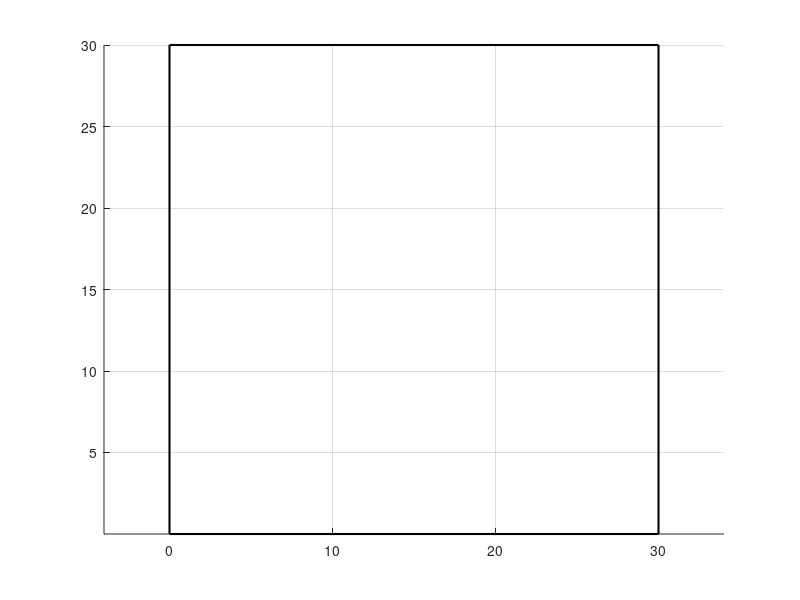

MATLAB code to generate this figure:
function result = run_day7_sequential_planning_demo(save_outputs, options)
%RUN_DAY7_SEQUENTIAL_PLANNING_DEMO 复用Day6搜索器执行Day7四车顺序规划。
% 输入：save_outputs为是否写Day7独立结果；options.fault_event可选故障停车事件。
% 故障事件需要cause、failed_vehicle_id和affected_vehicles；受影响车记录
% 需要id、prefix_path、stopped_state=[x,y,theta,0,t]，前缀必须由有效控制生成。
% 输出：result包含四车路径/搜索统计、全车对连续碰撞与独立资源块检查、计时。
% 故障重规划按Day7排序：未受影响车辆先规划，受影响车辆使用已验证安全停车
% 前缀，再依故障后优先级从停车点规划剩余路径。所有资源均在Day7副本中处理。

if nargin < 1, save_outputs = true; end
if nargin < 2, options = struct(); end
if ~islogical(save_outputs) || ~isscalar(save_outputs)
    error('Day7:InvalidArgument','save_outputs必须是逻辑标量。');
end
if ~isstruct(options) || ~isscalar(options)
    error('Day7:InvalidArgument','options必须是标量结构体。');
end

total_timer = tic;
this_dir = fileparts(mfilename('fullpath'));
project_dir = fileparts(fileparts(this_dir));
config_dir = fullfile(project_dir,'config');
output_dir = fullfile(project_dir,'outputs','day7_four_vehicle');
result = struct('valid',false,'stage','day7_four_vehicle_sequential_planning', ...
    'reason','not_started','planning_order',{{}},'fault_event_summary',struct(), ...
    'pose_validation',struct(),'per_vehicle',struct([]),'paths',{{}}, ...
    'pairwise_validation',struct([]),'timings',struct(),'output_files',struct());
geometry=geometryOrEmpty(); vehicle=vehicleOrEmpty();

try
    vehicle = jsondecode(fileread(fullfile(config_dir,'vehicle_config_day7.json')));
    map_config = jsondecode(fileread(fullfile(config_dir,'map_config_day7.json')));
    planner = jsondecode(fileread(fullfile(config_dir,'planner_config_day7.json')));
    scenario = jsondecode(fileread(fullfile(config_dir,'scenario_day7_four_vehicle.json')));
    validateScenario(scenario);

    % 保持Day6代价与碰撞判据，由Day7隔离配置提供参数。
    planner.vhybrid.heuristic_weight = planner.day6.search_heuristic_weight;
    planner.vhybrid.heuristic_method = planner.day6.heuristic_method;
    delta_limit=vehicle.steering.maximum_steer_rad;
    if isfield(planner.dynamics,'delta_max_rad')
        delta_limit=min(delta_limit,planner.dynamics.delta_max_rad);
    end
    planner.vhybrid.minimum_turning_radius_m = vehicle.dimensions_m.wheelbase/tan(delta_limit);
    validate_st_occupancy_config(planner);
    geometry = summon_map(map_config);
    [ordered_vehicles,original_order] = sortVehicles(scenario.vehicles);
    n = numel(ordered_vehicles);
    result.planning_order = {ordered_vehicles.id};
    result.timings = struct('configuration_s',toc(total_timer), ...
        'per_vehicle_s',zeros(n,1),'planning_s',0,'pairwise_validation_s',0, ...
        'plot_s',0,'animation_s',0,'table_output_s',0, ...
        'file_output_s',0,'total_runtime_s',0);
    result.per_vehicle = repmat(vehicleRecord(),n,1);
    result.paths = cell(n,1);
    % 即使位姿或后续配置检查失败，状态表仍能标识全部车辆及其起终点。
    for k = 1:n
        result.per_vehicle(k) = vehicleRecord(ordered_vehicles(k));
        [start_state,goal_state] = vehicleStates(ordered_vehicles(k));
        result.per_vehicle(k).start_state = start_state;
        result.per_vehicle(k).goal_state = goal_state;
    end

    [pose_ok,pose_report] = validatePoses(ordered_vehicles,geometry,vehicle,planner);
    result.pose_validation = pose_report;
    if ~pose_ok
        result.reason = 'invalid_pose_or_initial_overlap';
        result = finishDay7(result,save_outputs,output_dir,total_timer,geometry,vehicle);
        return;
    end

    % 地图内静态配置和停车驻留规则均使用Day7副本。
    resource_planner = planner;
    resource_planner.st_occupancy.safety_distance_m = max( ...
        resource_planner.st_occupancy.safety_distance_m, ...
        planner.day6.minimum_safety_distance_m/2);
    resource_planner.st_occupancy.trajectory_end_policy = 'hold_until_t_max';
    static_map = st_occupancy_map(resource_planner,geometry);
    [static_map,~] = mark_static_obstacles(static_map,geometry,vehicle);

    if isfield(options,'fault_event') && ~isempty(options.fault_event)
        [fault_ok,fault_data,fault_message] = validateFaultEvent(options.fault_event, ...
            ordered_vehicles,geometry,vehicle,planner);
        if ~fault_ok
            result.reason = 'invalid_fault_event';
            result.fault_event_summary = struct('valid',false,'message',fault_message);
            result = finishDay7(result,save_outputs,output_dir,total_timer,geometry,vehicle);
            return;
        end
        result.fault_event_summary = struct('valid',true,'cause',fault_data.cause, ...
            'failed_vehicle_id',fault_data.failed_vehicle_id, ...
            'affected_vehicle_ids',{fault_data.affected_ids}, ...
            'safe_stop_times',fault_data.stop_times);
        [fault_order,assigned_priority] = day7_fault_replan_order( ...
            ordered_vehicles,fault_data.affected_ids);
        fault_data.replan_ids=fault_order(ismember(fault_order,fault_data.affected_ids));
        result.planning_order = fault_order;
        for k = 1:n
            result.per_vehicle(k).effective_priority = assigned_priority(k);
        end
        [plan_ok,result] = planFaultScenario(result,ordered_vehicles,original_order, ...
            fault_data,static_map,geometry,vehicle,planner);
    else
        [plan_ok,result] = planNominalScenario(result,ordered_vehicles,static_map, ...
            geometry,vehicle,planner);
    end

    if ~plan_ok
        pair_timer = tic;
        [pairs,~] = validateAllPairs(result.paths,{ordered_vehicles.id}, ...
            geometry,vehicle,planner,resource_planner);
        result.pairwise_validation = pairs;
        result.timings.pairwise_validation_s = toc(pair_timer);
        result.reason = 'vehicle_search_failed';
        result = finishDay7(result,save_outputs,output_dir,total_timer,geometry,vehicle);
        return;
    end
    pair_timer = tic;
    [pairs,pairs_ok] = validateAllPairs(result.paths,{ordered_vehicles.id}, ...
        geometry,vehicle,planner,resource_planner);
    result.pairwise_validation = pairs;
    result.timings.pairwise_validation_s = toc(pair_timer);
    result.valid = pairs_ok && all([result.per_vehicle.valid]);
    if result.valid, result.reason = 'passed';
    else, result.reason = 'pairwise_collision_or_resource_overlap'; end
catch exception
    % 配置、接口或故障前缀错误均写成可定位的Day7失败结果。
    result.valid = false;
    result.reason = 'day7_runner_error';
    result.failure = struct('identifier',exception.identifier,'message',exception.message, ...
        'stack',exception.stack);
end
result = finishDay7(result,save_outputs,output_dir,total_timer,geometry,vehicle);
end

function [ok,result] = planNominalScenario(result,vehicles,static_map,geometry,vehicle,planner)
%PLANNOMINALSCENARIO 按初始priority逐辆规划并立刻预留真实轨迹。
ok = false; st_map = static_map; obstacles = emptyObstacles();
for k = 1:numel(vehicles)
    [start_state,goal_state] = vehicleStates(vehicles(k));
    timer = tic;
    search_planner = plannerForVehicle(planner,vehicles(k).id);
    path = summon_vhybrid_astar(start_state,goal_state,geometry,vehicle,search_planner,st_map,obstacles);
    elapsed = toc(timer);
    result.timings.per_vehicle_s(k) = elapsed;
    result.timings.planning_s = result.timings.planning_s+elapsed;
    result = putPath(result,k,path,start_state,goal_state,elapsed,vehicles(k).priority);
    if ~path.valid
        result.per_vehicle(k).failure_diagnostics = path.failure_diagnostics;
        result.per_vehicle(k).reason = sprintf('search_error_%d',path.error_code);
        result.failure = summarizeSearchFailure(vehicles(k).id,path);
        return;
    end
    [st_map,~] = mark_trajectory_occupancy(st_map,path,vehicle,vehicles(k).id);
    obstacle = dynamic_vehicle_obstacle(path,vehicle,vehicles(k).id,planner);
    obstacles(end+1,1) = obstacle; %#ok<AGROW>
    st_map = prepare_dynamic_context(st_map,obstacles);
end

ok = true;
end

function planner = plannerForVehicle(planner,vehicle_id)
%PLANNERFORVEHICLE 应用 Day7 显式声明的逐车启发函数覆盖。
% 覆盖只改变搜索节点排序，不改变运动学、代价权重或碰撞判据。
if ~isfield(planner,'day7_vehicle_search_overrides') || ...
        ~isstruct(planner.day7_vehicle_search_overrides) || ...
        ~isfield(planner.day7_vehicle_search_overrides,vehicle_id)
    return;
end
override = planner.day7_vehicle_search_overrides.(vehicle_id);
if ~isstruct(override) || ~isscalar(override) || isempty(fieldnames(override))
    error('Day7:InvalidVehicleSearchOverride', ...
        '逐车覆盖必须为非空标量结构体。');
end
allowed = {'heuristic_method','goal_connection_selection', ...
    'solution_refinement_time_s','goal_connection_cost_pruning_enabled', ...
    'heuristic_weight','reverse_penalty'};
unknown = setdiff(fieldnames(override),allowed);
if ~isempty(unknown)
    error('Day7:InvalidVehicleSearchOverride', ...
        '逐车搜索覆盖包含未知字段：%s。',strjoin(unknown,', '));
end
if isfield(override,'heuristic_method')
    method = override.heuristic_method;
    if ~((ischar(method) && isrow(method)) || (isstring(method) && isscalar(method))) || ...
            ~any(strcmp(char(method),{'dubins','euclidean','kinematic_lower_bound'}))
        error('Day7:InvalidVehicleSearchOverride', ...
            '逐车 heuristic_method 必须为 dubins、euclidean 或 kinematic_lower_bound。');
    end
    planner.vhybrid.heuristic_method = char(method);
end
if isfield(override,'goal_connection_selection')
    selection = override.goal_connection_selection;
    if ~((ischar(selection) && isrow(selection)) || ...
            (isstring(selection) && isscalar(selection))) || ...
            ~any(strcmp(char(selection),{'first_feasible','lowest_cost'}))
        error('Day7:InvalidVehicleSearchOverride', ...
            'goal_connection_selection 必须为 first_feasible 或 lowest_cost。');
    end
    planner.vhybrid.goal_connection_selection = char(selection);
end
if isfield(override,'solution_refinement_time_s')
    budget = override.solution_refinement_time_s;
    if ~isnumeric(budget) || ~isreal(budget) || ~isscalar(budget) || ...
            ~isfinite(budget) || budget < 0
        error('Day7:InvalidVehicleSearchOverride', ...
            'solution_refinement_time_s 必须为有限且非负的实数标量。');
    end
    planner.vhybrid.solution_refinement_time_s = double(budget);
end
if isfield(override,'goal_connection_cost_pruning_enabled')
    pruning = override.goal_connection_cost_pruning_enabled;
    if ~islogical(pruning) || ~isscalar(pruning)
        error('Day7:InvalidVehicleSearchOverride', ...
            'goal_connection_cost_pruning_enabled 必须为逻辑标量。');
    end
    planner.vhybrid.goal_connection_cost_pruning_enabled = pruning;
end
if isfield(override,'heuristic_weight')
    weight = override.heuristic_weight;
    if ~isnumeric(weight) || ~isreal(weight) || ~isscalar(weight) || ...
            ~isfinite(weight) || weight <= 0
        error('Day7:InvalidVehicleSearchOverride', ...
            'heuristic_weight 必须为正有限实数标量。');
    end
    planner.vhybrid.heuristic_weight = double(weight);
end
if isfield(override,'reverse_penalty')
    penalty = override.reverse_penalty;
    if ~isnumeric(penalty) || ~isreal(penalty) || ~isscalar(penalty) || ...
            ~isfinite(penalty) || penalty < 0
        error('Day7:InvalidVehicleSearchOverride', ...
            'reverse_penalty 必须为有限且非负实数标量。');
    end
    planner.vhybrid.reverse_penalty = double(penalty);
end
end

function failure = summarizeSearchFailure(vehicle_id,path)
%SUMMARIZESEARCHFAILURE 提取首个动态冲突，保留完整搜索统计供审计。
failure = struct('vehicle_id',vehicle_id,'error_code',double(path.error_code), ...
    'search_reason','','conflict_reason','none_recorded','conflict_vehicle_id','', ...
    'conflict_time_s',NaN,'conflict_position_xy',[NaN,NaN], ...
    'search_statistics',path.search_statistics,'failure_diagnostics',path.failure_diagnostics);
if isfield(path.failure_diagnostics,'reason')
    failure.search_reason = path.failure_diagnostics.reason;
end
examples = {};
if isfield(path.search_statistics,'conflict_examples')
    examples = path.search_statistics.conflict_examples;
end
for k = 1:numel(examples)
    example = examples{k};
    if ~isstruct(example) || ~isfield(example,'collision') || ~example.collision, continue; end
    failure.conflict_reason = example.reason;
    if isfield(example,'obstacle_id'), failure.conflict_vehicle_id = example.obstacle_id; end
    if isfield(example,'conflict_time_s'), failure.conflict_time_s = example.conflict_time_s; end
    if isfield(example,'conflict_position_xy'), failure.conflict_position_xy = example.conflict_position_xy; end
    break;
end
end

function [ok,result] = planFaultScenario(result,vehicles,original_order,fault, ...
    static_map,geometry,vehicle,planner)
%PLANFAULTSCENARIO 先规划未受影响车辆，再按降级优先级规划受影响车的后缀。
ok = false; affected = fault.affected_ids;
for k = 1:numel(vehicles)
    if ismember(vehicles(k).id,affected)
        result.paths{k} = fault.prefix_paths{k};
        result.per_vehicle(k).prefix_point_count = numel(fault.prefix_paths{k}.t);
    end
end

% 所有故障车前缀和安全停车驻留先作为约束加入，防止其他车辆穿过事故现场。
st_map = static_map; obstacles = emptyObstacles();
for k = 1:numel(vehicles)
    if ~ismember(vehicles(k).id,affected), continue; end
    prefix = fault.prefix_paths{k};
    [st_map,~] = mark_trajectory_occupancy(st_map,prefix,vehicle,vehicles(k).id);
    obstacles(end+1,1) = dynamic_vehicle_obstacle(prefix,vehicle,vehicles(k).id,planner); %#ok<AGROW>
end
st_map = prepare_dynamic_context(st_map,obstacles);

% 未受故障影響車輛保持原始優先級，在安全停车前缀的约束下先行规划。
unaffected_indices = original_order(~ismember({vehicles(original_order).id},affected));
for index = unaffected_indices
    [start_state,goal_state] = vehicleStates(vehicles(index));
    timer = tic;
    search_planner = plannerForVehicle(planner,vehicles(index).id);
    path = summon_vhybrid_astar(start_state,goal_state,geometry,vehicle,search_planner,st_map,obstacles);
    elapsed = toc(timer);
    result.timings.per_vehicle_s(index) = elapsed;
    result.timings.planning_s = result.timings.planning_s+elapsed;
    result = putPath(result,index,path,start_state,goal_state,elapsed,vehicles(index).priority);
    if ~path.valid
        result.per_vehicle(index).failure_diagnostics = path.failure_diagnostics;
        result.per_vehicle(index).reason = sprintf('search_error_%d',path.error_code);
        result.failure = summarizeSearchFailure(vehicles(index).id,path);
        return;
    end
    [st_map,~] = mark_trajectory_occupancy(st_map,path,vehicle,vehicles(index).id);
    obstacles(end+1,1) = dynamic_vehicle_obstacle(path,vehicle,vehicles(index).id,planner); %#ok<AGROW>
    st_map = prepare_dynamic_context(st_map,obstacles);
end

% 按故障后顺序构造每辆车的其他车辆地图：未处理受影响车辆仍停在其安全停车点。
for k = 1:numel(fault.replan_ids)
    id = fault.replan_ids{k};
    index = find(strcmp({vehicles.id},id),1);
    if isempty(index), error('Day7:FaultOrder','故障后顺序含未知车辆。'); end
    prefix = fault.prefix_paths{index};
    start_state = fault.stopped_states(index,:);
    [~,goal_state] = vehicleStates(vehicles(index));
    [local_map,local_obstacles] = buildOtherVehicleContext(index,vehicles, ...
        result.paths,fault.prefix_paths,affected,static_map,vehicle,planner);
    options = struct('initial_gear',prefix.gear(end));
    timer = tic;
    search_planner = plannerForVehicle(planner,id);
    suffix = summon_vhybrid_astar(start_state,goal_state,geometry,vehicle,search_planner, ...
        local_map,local_obstacles,options);
    elapsed = toc(timer);
    result.timings.per_vehicle_s(index) = elapsed;
    result.timings.planning_s = result.timings.planning_s+elapsed;
    result.per_vehicle(index).planning_time_s = elapsed;
    result.per_vehicle(index).suffix_planning_time_s = elapsed;
    if ~suffix.valid
        result.per_vehicle(index).valid = false;
        result.per_vehicle(index).error_code = double(suffix.error_code);
        result.per_vehicle(index).search_statistics = suffix.search_statistics;
        result.per_vehicle(index).failure_diagnostics = suffix.failure_diagnostics;
        result.per_vehicle(index).reason = sprintf('suffix_search_error_%d',suffix.error_code);
        result.failure = summarizeSearchFailure(vehicles(index).id,suffix);
        % 保留已验证安全的停车前缀；失败后缀不会伪装成完整轨迹。
        return;
    end
    merged = mergePrefixSuffix(prefix,suffix,goal_state,vehicle,planner,geometry);
    result = putPath(result,index,merged, ...
        [merged.x(1),merged.y(1),merged.theta(1),merged.v(1),merged.t(1)], ...
        goal_state,elapsed,result.per_vehicle(index).effective_priority);
    result.per_vehicle(index).prefix_point_count = numel(prefix.t);
    result.per_vehicle(index).suffix_planning_time_s = elapsed;
    if ~merged.valid
        result.per_vehicle(index).valid = false;
        result.per_vehicle(index).reason = 'merged_prefix_suffix_validation_failed';
        result.failure = struct('vehicle_id',vehicles(index).id, ...
            'reason','merged_prefix_suffix_validation_failed', ...
            'kinematic_validation',merged.kinematic_validation, ...
            'final_position_error_m',merged.final_position_error_m, ...
            'final_heading_error_rad',merged.final_heading_error_rad, ...
            'final_speed_error_mps',merged.final_speed_error_mps);
        return;
    end
end
ok = true;
end

function [st_map,obstacles] = buildOtherVehicleContext(ego_index,vehicles,paths, ...
    prefixes,affected,static_map,vehicle,planner)
%BUILDOTHERVEHICLECONTEXT 重建Day5占用，排除当前自车并保留其他故障车停车位。
st_map = static_map; obstacles = emptyObstacles();
for j = 1:numel(vehicles)
    if j==ego_index, continue; end
    candidate = paths{j};
    if isempty(candidate) || ~isstruct(candidate) || ~isfield(candidate,'valid') || ~candidate.valid
        if ismember(vehicles(j).id,affected), candidate = prefixes{j}; else, continue; end
    end
    [st_map,~] = mark_trajectory_occupancy(st_map,candidate,vehicle,vehicles(j).id);
    obstacles(end+1,1) = dynamic_vehicle_obstacle(candidate,vehicle,vehicles(j).id,planner); %#ok<AGROW>
end
st_map = prepare_dynamic_context(st_map,obstacles);
end

function merged = mergePrefixSuffix(prefix,suffix,goal,vehicle,planner,geometry)
%MERGEPREFIXSUFFIX 共用安全停車狀態只保留一次，並重放整條真實控制序列。
merged = suffix;
if isempty(suffix.t), return; end
sample_fields = {'x','y','theta','v','t','acceleration','steering_angle', ...
    'travelled_distance','direction','gear','is_gear_change'};
for k = 1:numel(sample_fields)
    name = sample_fields{k};
    if ~isfield(prefix,name) || ~isfield(suffix,name), continue; end
    a = prefix.(name); b = suffix.(name);
    merged.(name) = [a(:);b(2:end)];
end
merged.valid = false;
merged.goal_pose = goal(1:3);
merged.final_position_error_m = hypot(merged.x(end)-goal(1),merged.y(end)-goal(2));
merged.final_heading_error_rad = abs(wrapAngle(merged.theta(end)-goal(3)));
merged.final_speed_error_mps = abs(merged.v(end)-planner.vhybrid.terminal_speed_mps);
merged.kinematic_validation = vhybrid_validate_trajectory(merged,geometry,vehicle,planner);
merged.valid = suffix.valid && merged.kinematic_validation.valid && ...
    merged.final_position_error_m <= planner.vhybrid.goal_position_tolerance_m && ...
    merged.final_heading_error_rad <= planner.vhybrid.goal_heading_tolerance_rad && ...
    merged.final_speed_error_mps <= planner.vhybrid.goal_speed_tolerance_mps;
if merged.valid, merged.error_code = uint8(0); else, merged.error_code = uint8(8); end
merged.fault_prefix_validated = true;
end

function [pairs,all_ok] = validateAllPairs(paths,ids,geometry,vehicle,planner,resource_planner)
%VALIDATEALLPAIRS 獨立檢查所有車對的連續矩形碰撞和Day5資源塊交集。
n = numel(paths); pair_count = n*(n-1)/2;
template = struct('vehicle_a','','vehicle_b','','collision',true,'conflict_reason','not_checked', ...
    'minimum_distance_m',NaN,'minimum_distance_lower_bound_m',NaN,'conflict_time_s',NaN, ...
    'conflict_position_xy',[NaN,NaN],'resource_overlap_blocks',NaN,'valid',false);
pairs = repmat(template,pair_count,1); all_ok = true; row = 0;
horizon = resource_planner.st_occupancy.t_max-max(1e-9,eps(resource_planner.st_occupancy.t_max));
resource_planner.st_occupancy.trajectory_end_policy = 'hold_until_t_max';
for i = 1:n-1
    for j = i+1:n
        row = row+1;
        a = paths{i}; b = paths{j};
        if isempty(a) || isempty(b) || ~a.valid || ~b.valid
            pairs(row) = failedPair(ids{i},ids{j},'path_missing_or_invalid');
            all_ok = false; continue;
        end
        states_a = heldStates(a,horizon);
        obstacle_b = dynamic_vehicle_obstacle(b,vehicle,ids{j},planner);
        [collision,detail] = check_trajectory_conflict(states_a,obstacle_b,vehicle,planner,[]);
        % 独立Day5写入只含该车对，避免搜索期资源表的自车占用影响结论。
        pair_map = st_occupancy_map(resource_planner,geometry);
        pair_map = mark_trajectory_occupancy(pair_map,a,vehicle,ids{i});
        [~,resource_stats] = mark_trajectory_occupancy(pair_map,b,vehicle,ids{j});
        pairs(row) = template;
        pairs(row).vehicle_a = ids{i}; pairs(row).vehicle_b = ids{j};
        pairs(row).collision = collision; pairs(row).conflict_reason = detail.reason;
        pairs(row).minimum_distance_m = detail.minimum_distance_m;
        pairs(row).minimum_distance_lower_bound_m = detail.minimum_distance_lower_bound_m;
        pairs(row).conflict_time_s = detail.conflict_time_s;
        pairs(row).conflict_position_xy = detail.conflict_position_xy;
        pairs(row).resource_overlap_blocks = resource_stats.conflict_blocks;
        pairs(row).valid = ~collision && resource_stats.conflict_blocks==0;
        all_ok = all_ok && pairs(row).valid;
    end
end
end

function states = heldStates(path,horizon)
%HELDSTATES 将停车末态驻留到地图半开时间上界前一瞬。
states = [path.x(:),path.y(:),path.theta(:),path.v(:),path.t(:)];
if states(end,5) < horizon
    final = states(end,:); final(4)=0; final(5)=horizon;
    states(end+1,:) = final;
end
end

function [ok,report] = validatePoses(vehicles,geometry,vehicle,planner)
%VALIDATEPOSES 检查全部起终点车身矩形和四车初始位置的安全重叠。
n = numel(vehicles); valid_pose = true(n,2); details = cell(n,2);
for k = 1:n
    poses = [vehicles(k).start_pose.x_m,vehicles(k).start_pose.y_m,vehicles(k).start_pose.yaw_rad; ...
        vehicles(k).summon_goal.x_m,vehicles(k).summon_goal.y_m,vehicles(k).summon_goal.yaw_rad];
    for p = 1:2
        [hit,info] = day6_static_collision_check(poses(p,:),geometry,vehicle);
        valid_pose(k,p) = ~hit; details{k,p} = info;
    end
end
pair_template = struct('vehicle_a','','vehicle_b','','overlap',false,'minimum_distance_m',NaN);
initial_pairs = repmat(pair_template,n*(n-1)/2,1); row = 0;
for i=1:n-1
    for j=i+1:n
        row=row+1;
        pose_i = [vehicles(i).start_pose.x_m,vehicles(i).start_pose.y_m,vehicles(i).start_pose.yaw_rad,0,0];
        pose_j = [vehicles(j).start_pose.x_m,vehicles(j).start_pose.y_m,vehicles(j).start_pose.yaw_rad,0,0];
        [hit,dist] = check_vehicle_vehicle_collision(pose_i,pose_j,vehicle,vehicle,planner.day6);
        initial_pairs(row) = struct('vehicle_a',vehicles(i).id,'vehicle_b',vehicles(j).id, ...
            'overlap',hit,'minimum_distance_m',dist.minimum_distance_m);
    end
end
ok = all(valid_pose(:)) && ~any([initial_pairs.overlap]);
report = struct('valid',ok,'pose_valid',valid_pose,'pose_details',{details}, ...
    'initial_pairwise',initial_pairs);
end

function [ok,data,message] = validateFaultEvent(event,vehicles,geometry,vehicle,planner)
%VALIDATEFAULTEVENT 只接受给出真实控制前缀和安全静止状态的明确故障事件。
ok=false; data=struct(); message='';
required={'cause','failed_vehicle_id','affected_vehicles'};
text_cause=isstruct(event) && isscalar(event) && isfield(event,'cause') && ...
    (ischar(event.cause) && isrow(event.cause) || isstring(event.cause) && isscalar(event.cause));
text_failed=isstruct(event) && isscalar(event) && isfield(event,'failed_vehicle_id') && ...
    (ischar(event.failed_vehicle_id) && isrow(event.failed_vehicle_id) || ...
    isstring(event.failed_vehicle_id) && isscalar(event.failed_vehicle_id));
if ~isstruct(event) || ~isscalar(event) || ~all(isfield(event,required)) || ...
        ~text_cause || ~text_failed || isempty(char(string(event.cause))) || ...
        isempty(char(string(event.failed_vehicle_id)))
    message='fault_event必须包含非空cause、failed_vehicle_id和affected_vehicles。'; return;
end
affected=event.affected_vehicles;
if ~isstruct(affected) || isempty(affected) || ~all(isfield(affected,{'id','prefix_path','stopped_state'}))
    message='affected_vehicles必须包含id、prefix_path和stopped_state。'; return;
end
ids={affected.id}; scenario_ids={vehicles.id};
if numel(unique(ids))~=numel(ids) || any(~ismember(ids,scenario_ids)) || ...
        ~ismember(char(string(event.failed_vehicle_id)),ids)
    message='故障车辆和受影响车辆必须是场景内唯一ID，且failed_vehicle_id应包含在affected_vehicles中。'; return;
end
prefixes=cell(numel(vehicles),1); stopped=zeros(numel(vehicles),5);
for k=1:numel(affected)
    idx=find(strcmp(scenario_ids,ids{k}),1); path=affected(k).prefix_path;
    stop=double(affected(k).stopped_state(:).');
    control_fields={'x','y','theta','v','t','acceleration','steering_angle','gear'};
    if ~isstruct(path) || ~isscalar(path) || ~all(isfield(path,[control_fields,{'valid'}])) || ...
            ~path.valid || numel(stop)~=5 || any(~isfinite(stop)) || abs(stop(4))>1e-9
        message=sprintf('%s的故障前缀或停车状态缺少字段、无效或越出时间范围。',ids{k}); return;
    end
    try
        prefix_states=day6_trajectory_states(path);
    catch exception
        message=sprintf('%s前缀状态无效：%s',ids{k},exception.message); return;
    end
    if prefix_states(end,5)>=planner.st_occupancy.t_max
        message=sprintf('%s前缀结束时间超出时空地图范围。',ids{k}); return;
    end
    [expected_start,~]=vehicleStates(vehicles(idx));
    initial=prefix_states(1,:); final=prefix_states(end,:);
    tol=planner.vhybrid.kinematic_validation_tolerance;
    start_mismatch=max(abs(initial([1,2,4,5])-expected_start([1,2,4,5])))>tol || ...
        abs(wrapAngle(initial(3)-expected_start(3)))>tol;
    stop_mismatch=max(abs(final([1,2,4,5])-stop([1,2,4,5])))>tol || ...
        abs(wrapAngle(final(3)-stop(3)))>tol;
    if start_mismatch || stop_mismatch || ...
            abs(path.v(end))>planner.vhybrid.goal_speed_tolerance_mps
        message=sprintf('%s前缀必须从场景起点[t=0,v=0]开始并精确结束于给定安全停车状态。',ids{k}); return;
    end
    try
        replay=vhybrid_validate_trajectory(path,geometry,vehicle,planner);
    catch exception
        message=sprintf('%s前缀无法运动学重放：%s',ids{k},exception.message); return;
    end
    [stop_collision,~]=day6_static_collision_check(stop(1:3),geometry,vehicle);
    if ~replay.valid || stop_collision
        message=sprintf('%s前缀运动学/静态停车安全检查失败。',ids{k}); return;
    end
    prefixes{idx}=path; stopped(idx,:)=stop;
end
affected_indices=ismember(scenario_ids,ids);
data=struct('cause',char(string(event.cause)), ...
    'failed_vehicle_id',char(string(event.failed_vehicle_id)),'affected_ids',{ids}, ...
    'prefix_paths',{prefixes},'stopped_states',stopped, ...
    'stop_times',stopped(affected_indices,5));
ok=true;
end

function result = putPath(result,index,path,start_state,goal_state,elapsed,priority)
%PUTPATH 保存路径摘要及真实搜索统计。
result.paths{index}=path;
record=result.per_vehicle(index);
record.valid=path.valid; record.error_code=double(path.error_code);
record.planning_time_s=elapsed; record.search_statistics=path.search_statistics;
record.failure_diagnostics=path.failure_diagnostics; record.start_state=start_state;
record.goal_state=goal_state; record.priority=priority;
record.final_state=zeros(1,5);
if ~isempty(path.t), record.final_state=[path.x(end),path.y(end),path.theta(end),path.v(end),path.t(end)]; end
record.starts_at_rest_t0=~isempty(path.t) && abs(path.v(1))<1e-9 && abs(path.t(1))<1e-9;
record.moves_immediately=~isempty(path.t) && numel(path.t)>1 && path.v(2)>1e-9 && ...
    path.acceleration(2)>0 && hypot(path.x(2)-path.x(1),path.y(2)-path.y(1))>1e-10;
record.terminal_speed_zero=~isempty(path.v) && abs(path.v(end))<=1e-8;
record.kinematic_valid=isfield(path,'kinematic_validation') && ...
    isfield(path.kinematic_validation,'valid') && path.kinematic_validation.valid;
record.reason='';
result.per_vehicle(index)=record;
end

function record = vehicleRecord(vehicle)
%VEHICLERECORD 创建可写JSON的车辆摘要。
record=struct('id','','priority',0,'effective_priority',0,'valid',false,'error_code',NaN, ...
    'reason','not_planned','planning_time_s',0,'suffix_planning_time_s',NaN, ...
    'prefix_point_count',0,'start_state',zeros(1,5),'goal_state',zeros(1,5), ...
    'final_state',zeros(1,5),'starts_at_rest_t0',false,'moves_immediately',false, ...
    'terminal_speed_zero',false,'kinematic_valid',false,'search_statistics',struct(), ...
    'failure_diagnostics',struct());
if nargin>0
    record.id=vehicle.id; record.priority=vehicle.priority; record.effective_priority=vehicle.priority;
end
end

function [start,goal]=vehicleStates(vehicle)
%VEHICLESTATES Day7统一从t=0、v=0构造状态。
start=[vehicle.start_pose.x_m,vehicle.start_pose.y_m,vehicle.start_pose.yaw_rad,0,0];
goal=[vehicle.summon_goal.x_m,vehicle.summon_goal.y_m,vehicle.summon_goal.yaw_rad,0,0];
end

function [vehicles,order]=sortVehicles(vehicles)
%SORTVEHICLES 依显式优先级升序规划，保留输入数组作稳定平局顺序。
priorities=double([vehicles.priority]);
[~,order]=sortrows([priorities(:),(1:numel(priorities)).'],[1,2]);
vehicles=vehicles(order);
order=1:numel(vehicles);
end

function validateScenario(scenario)
%VALIDATESCENARIO 检查四车场景和优先级字段。
if ~isstruct(scenario) || ~isfield(scenario,'vehicles') || numel(scenario.vehicles)~=4
    error('Day7:InvalidScenario','Day7场景必须包含恰好四辆车。');
end
v=scenario.vehicles;
if ~all(isfield(v,{'id','priority','start_pose','summon_goal'})) || ...
        numel(unique({v.id}))~=4 || numel(unique([v.priority]))~=4
    error('Day7:InvalidScenario','车辆ID、优先级或位姿字段无效。');
end
for k=1:numel(v)
    if ~all(isfield(v(k).start_pose,{'x_m','y_m','yaw_rad'})) || ...
            ~all(isfield(v(k).summon_goal,{'x_m','y_m','yaw_rad'})) || ...
            any(~isfinite([v(k).start_pose.x_m,v(k).start_pose.y_m,v(k).start_pose.yaw_rad, ...
                v(k).summon_goal.x_m,v(k).summon_goal.y_m,v(k).summon_goal.yaw_rad]))
        error('Day7:InvalidScenario','车辆位姿字段必须有限且完整。');
    end
end
end

function obstacles=emptyObstacles()
%EMPTYOBSTACLES 创建Day6障碍结构的空数组。
obstacles=struct('id',{},'states',{},'vehicle_config',{},'footprint',{},'hold_end',{});
end

function pair=failedPair(id_a,id_b,reason)
%FAILEDPAIR 表示因路径缺失未能执行的车对验收。
pair=struct('vehicle_a',id_a,'vehicle_b',id_b,'collision',true, ...
    'conflict_reason',reason,'minimum_distance_m',NaN, ...
    'minimum_distance_lower_bound_m',NaN,'conflict_time_s',NaN, ...
    'conflict_position_xy',[NaN,NaN],'resource_overlap_blocks',NaN,'valid',false);
end

function angle=wrapAngle(angle)
%WRAPANGLE 航向误差归一化到[-pi,pi)。
angle=mod(angle+pi,2*pi)-pi;
end

function result=finishDay7(result,enabled,output_dir,total_timer,geometry,vehicle)
%FINISHDAY7 写Day7报告/状态表，仅在全车验收通过时写同步动画和完整路径表。
if ~isfield(result,'timings') || isempty(result.timings)
    result.timings=struct('per_vehicle_s',zeros(0,1),'planning_s',0, ...
        'pairwise_validation_s',0,'plot_s',0,'animation_s',0,'table_output_s',0, ...
        'file_output_s',0,'total_runtime_s',0);
end
if enabled
    if ~exist(output_dir,'dir'), mkdir(output_dir); end
    % 先清除旧图表，防止本次绘图失败后将上一轮成功结果误认为当前结果。
    stale_names={'day7_four_vehicle_trajectories.png','day7_four_vehicle_speed_time.png', ...
        'day7_four_vehicle_animation.gif','day7_animation_preview.png', ...
        'day7_vehicle_timing.csv','day7_trajectory_samples.csv'};
    for stale_index=1:numel(stale_names)
        stale_file=fullfile(output_dir,stale_names{stale_index});
        if exist(stale_file,'file'), delete(stale_file); end
    end
    plot_files=struct('xy_plot',fullfile(output_dir,'day7_four_vehicle_trajectories.png'), ...
        'speed_plot',fullfile(output_dir,'day7_four_vehicle_speed_time.png'));
    plot_timer=tic;
    try
        makeDay7Plots(result,geometry,vehicle,plot_files);
    catch exception
        result.output_files.plot_error=exception.message;
    end
    result.timings.plot_s=toc(plot_timer);
    plot_names=fieldnames(plot_files);
    for plot_index=1:numel(plot_names)
        plot_name=plot_names{plot_index};
        if exist(plot_files.(plot_name),'file')
            result.output_files.(plot_name)=plot_files.(plot_name);
        end
    end
    complete_paths = iscell(result.paths) && numel(result.paths)==4 && numel(result.per_vehicle)==4 && ...
        all([result.per_vehicle.valid]) && all(cellfun(@(p)isstruct(p) && ...
        isfield(p,'valid') && p.valid && isfield(p,'t') && ~isempty(p.t),result.paths));
    write_complete_outputs = result.valid && complete_paths;
    if ~write_complete_outputs
        result.output_files.final_outputs_skipped= ...
            '联合规划或四条完整路径未通过验收；保留逐车状态/耗时表，未生成同步动画和完整路径CSV。';
    end
    try
        output_planner=struct();
        if write_complete_outputs
            output_planner=jsondecode(fileread(fullfile( ...
                fileparts(fileparts(fileparts(mfilename('fullpath')))), ...
                'config','planner_config_day7.json')));
        end
        [output_files,output_times] = day7_write_animation_and_tables( ...
            result.paths,result.per_vehicle,geometry,vehicle,output_planner, ...
            output_dir,write_complete_outputs);
        names = fieldnames(output_files);
        for output_index=1:numel(names)
            result.output_files.(names{output_index})=output_files.(names{output_index});
        end
        result.timings.animation_s=output_times.animation_s;
        result.timings.table_output_s=output_times.table_output_s;
    catch exception
        result.output_files.animation_table_error=exception.message;
        partial_names={'day7_four_vehicle_animation.gif','day7_animation_preview.png', ...
            'day7_trajectory_samples.csv'};
        for partial_index=1:numel(partial_names)
            partial_file=fullfile(output_dir,partial_names{partial_index});
            if exist(partial_file,'file'), delete(partial_file); end
        end
        timing_file=fullfile(output_dir,'day7_vehicle_timing.csv');
        if exist(timing_file,'file')
            result.output_files.vehicle_timing_csv=timing_file;
        end
    end
    result.output_files.report_json=fullfile(output_dir,'day7_four_vehicle_report.json');
    result.output_files.trajectory_mat=fullfile(output_dir,'day7_four_vehicle_trajectories.mat');
    output_timer=tic;
    mat_written=false;
    try
        % 主数据paths只保存一次，省去巨大的逐扩展节点云数组。
        % result元数据在计时结束后单独写入，与JSON使用同一份报告和timings。
        % 原始result仍完整返回调用方；MAT顶层变量paths保存完整采样路径。
        compact=compactResultForMat(result);
        mat_payload=struct('paths',{compact.paths});
        save(result.output_files.trajectory_mat,'-struct','mat_payload','-v7');
        mat_written=true;
    catch exception
        result.output_files.mat_error=exception.message;
    end
    result.timings.file_output_s=toc(output_timer);
    result.timings.total_runtime_s=toc(total_timer);
    if mat_written
        try
            report=compactReport(result);
            metadata=struct('result',report,'timings',result.timings);
            save(result.output_files.trajectory_mat,'-struct','metadata','-append');
        catch exception
            result.output_files.mat_error=exception.message;
        end
    end
    % JSON独立写出；即使MAT失败，当前运行及其保存错误仍写入本次报告。
    try
        report=compactReport(result);
        fid=fopen(result.output_files.report_json,'w','n','UTF-8');
        if fid<0, error('Day7:OutputFailure','无法创建Day7报告。'); end
        cleanup=onCleanup(@() fclose(fid));
        fprintf(fid,'%s\n',jsonencode(report,'PrettyPrint',true));
        clear cleanup;
    catch exception
        result.output_files.json_error=exception.message;
    end
end
fprintf('Day7 result=%s; planning %.3f s, pair validation %.3f s.\n', ...
    result.reason,fieldOrZero(result.timings,'planning_s'), ...
    fieldOrZero(result.timings,'pairwise_validation_s'));
end

function compact=compactResultForMat(result)
%COMPACTRESULTFORMAT 仅为独立MAT输出移除可由搜索统计替代的扩展节点云。
compact=result;
for k=1:numel(compact.paths)
    path=compact.paths{k};
    if isstruct(path) && isfield(path,'search_nodes')
        path.search_nodes=repmat(vhybrid_node(),0,1);
        compact.paths{k}=path;
    end
end
end

function makeDay7Plots(result,geometry,vehicle,files)
%MAKEDAY7PLOTS 生成轨迹/起终点图和带方向速度时间图，失败时保留全车位姿。
colors=lines(max(4,numel(result.paths)));
f=figure('Visible','off','Color','w'); cleanup=onCleanup(@() close(f));
hold on; axis equal; grid on;
boundary=geometry.boundary_xy;
plot(boundary(:,1),boundary(:,2),'k-','LineWidth',1.5);
labels=cell(numel(result.paths),1);
xy_handles=gobjects(numel(result.paths),1);
for k=1:numel(result.paths)
    labels{k}=result.per_vehicle(k).id;
    start_state=result.per_vehicle(k).start_state;
    goal_state=result.per_vehicle(k).goal_state;
    plot(start_state(1),start_state(2),'o','Color',colors(k,:), ...
        'MarkerFaceColor',colors(k,:),'HandleVisibility','off');
    plot(goal_state(1),goal_state(2),'x','Color',colors(k,:), ...
        'LineWidth',1.5,'MarkerSize',8,'HandleVisibility','off');
    path=result.paths{k};
    if isempty(path) || ~isstruct(path) || ~isfield(path,'t') || isempty(path.t)
        xy_handles(k)=plot(nan,nan,'-','Color',colors(k,:),'LineWidth',1.7);
        continue;
    end
    if path.valid
        xy_handles(k)=plot(path.x,path.y,'-','Color',colors(k,:),'LineWidth',1.7);
        drawFootprint(path,vehicle,colors(k,:));
    else
        xy_handles(k)=plot(nan,nan,'-','Color',colors(k,:),'LineWidth',1.7);
    end
end
xlim([0,30]); ylim([0,30]); xlabel('x (m)'); ylabel('y (m)');
title(sprintf('Day 7 four-vehicle planning: %s',strrep(result.reason,'_',' ')), ...
    'Interpreter','none');
legend(xy_handles,labels,'Location','bestoutside','Interpreter','none');
if isfield(result,'failure') && isfield(result.failure,'conflict_position_xy') && ...
        all(isfinite(result.failure.conflict_position_xy))
    plot(result.failure.conflict_position_xy(1),result.failure.conflict_position_xy(2), ...
        'mx','LineWidth',2,'MarkerSize',11,'HandleVisibility','off');
end
exportgraphics(f,files.xy_plot,'Resolution',150); clear cleanup;

f=figure('Visible','off','Color','w'); cleanup=onCleanup(@() close(f));
hold on; grid on;
speed_handles=gobjects(numel(result.paths),1);
for k=1:numel(result.paths)
    labels{k}=result.per_vehicle(k).id;
    path=result.paths{k};
    if isempty(path) || ~isstruct(path) || ~isfield(path,'t') || isempty(path.t)
        speed_handles(k)=plot(nan,nan,'Color',colors(k,:),'LineWidth',1.5);
        continue;
    end
    signed_speed=path.v(:);
    if isfield(path,'gear'), signed_speed=signed_speed.*path.gear(:); end
    speed_handles(k)=plot(path.t,signed_speed,'Color',colors(k,:),'LineWidth',1.5);
end
xlabel('time (s)'); ylabel('signed speed (m/s)'); title('Day 7 speed-time profiles');
legend(speed_handles,labels,'Location','best','Interpreter','none');
exportgraphics(f,files.speed_plot,'Resolution',150); clear cleanup;
end

function drawFootprint(path,vehicle,color)
%DRAWFOOTPRINT 在轨迹首末端画含安全裕度的实际朝向矩形。
indices=unique([1,numel(path.t)]);
footprint=inflate_vehicle_occupancy(vehicle,0);
for idx=indices
    theta=path.theta(idx); c=cos(theta); s=sin(theta);
    corners=footprint.corners_local*[c,s;-s,c]+[path.x(idx),path.y(idx)];
    closed_indices=[1:size(corners,1),1];
    plot(corners(closed_indices,1),corners(closed_indices,2), ...
        '-','Color',color,'LineWidth',0.9);
end
end

function report=compactReport(result)
%COMPACTREPORT JSON包含错误、逐车搜索统计、所有车对和计时。
report=rmfield(result,'paths');
end

function value=fieldOrZero(s,name)
%FIELDORZERO 失败发生在配置之前时输出安全计时默认值。
if isfield(s,name), value=s.(name); else, value=0; end
end

function value=geometryOrEmpty()
%GEOMETRYOREMPTY 异常早于地图加载时供输出过程使用。
value=struct('boundary_xy',[0,0;30,0;30,30;0,30;0,0],'obstacles',{{}});
end

function value=vehicleOrEmpty()
%VEHICLEOREMPTY 生成绘图所需默认空车型。
value=struct('dimensions_m',struct('width',1,'wheelbase',1, ...
    'front_axle_to_front',0,'rear_axle_to_rear',0),'collision_margin_m', ...
    struct('front',0,'rear',0,'side',0));
end
